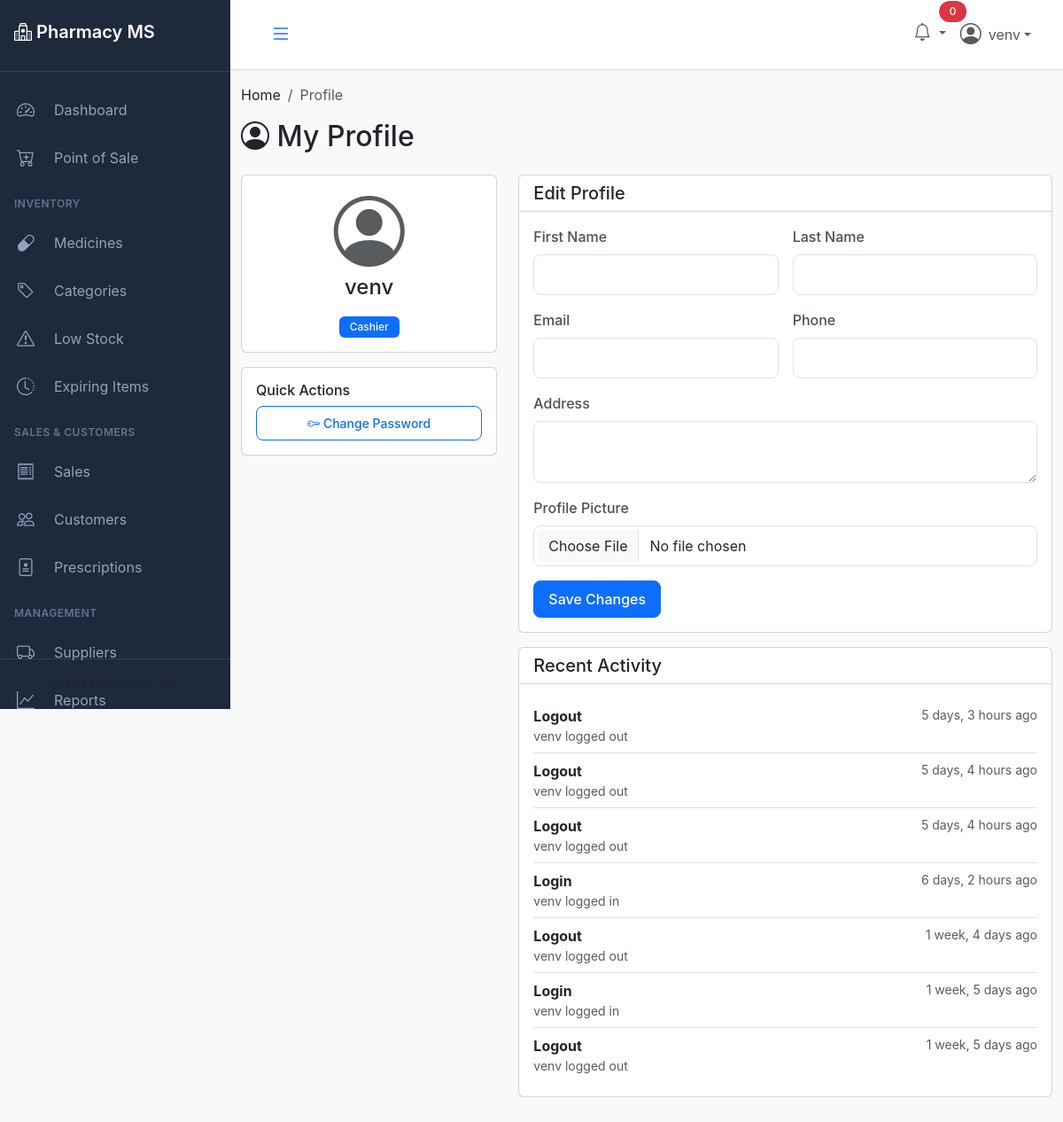
/profile/ (signed in), run on an earlier commit of the app's database.
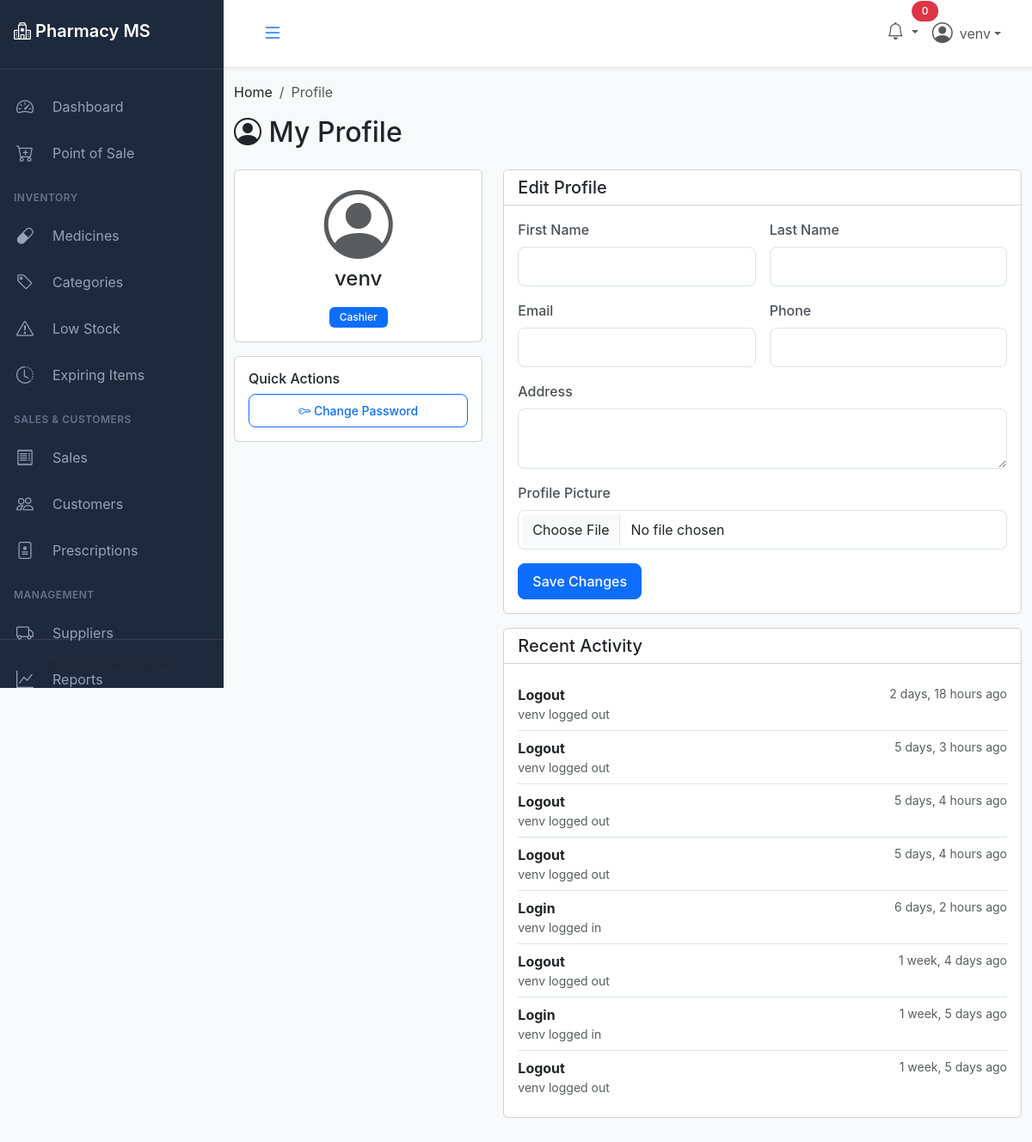
And on a later commit of the database.
### accounts/models.py (models this page shows, shortened)
class UserActivity(models.Model):
    ACTION_CHOICES = (
        ('login', 'Login'),
        ('logout', 'Logout'),
        ('create', 'Create'),
        ('update', 'Update'),
        ('delete', 'Delete'),
        ('sale', 'Sale Transaction'),
    )
    user = models.ForeignKey(User, on_delete=models.CASCADE, related_name='activities')
    action = models.CharField(max_length=20, choices=ACTION_CHOICES)
    description = models.TextField()
    ip_address = models.GenericIPAddressField(null=True, blank=True)
    user_agent = models.TextField(blank=True)
    timestamp = models.DateTimeField(auto_now_add=True)
    class Meta:
        db_table = 'user_activities'
        verbose_name = 'User Activity'
        verbose_name_plural = 'User Activities'
        ordering = ['-timestamp']

### accounts/views.py (the view, shortened to what this page needs)
# urls.py: path('profile/', views.profile_view, name='profile'),
@login_required
def profile_view(request):
    recent_activity = UserActivity.objects.filter(
        user=request.user
    ).order_by('-timestamp')[:10]
    context = {
        'recent_activity': recent_activity,
    }
    return render(request, 'accounts/profile.html', context)

### accounts/models.py (called while the page is built)
    def get_full_name(self):
        return f"{self.first_name} {self.last_name}".strip() or self.username

### templates/accounts/profile.html (shortened to what the changed rows need)
{% extends 'base.html' %}
{% load static %}
{% block content %}
<h2 class="mb-4"><i class="bi bi-person-circle"></i> My Profile</h2>
<div class="row">
    <div class="col-lg-8">
        <div class="card mt-3">
            <div class="card-body">
                <div class="list-group list-group-flush">
                    {% for activity in recent_activity %}
                    <div class="list-group-item px-0">
                        <div class="d-flex justify-content-between">
                            <div>
                                <strong>{{ activity.get_action_display }}</strong>
                                <p class="mb-0 small text-muted">{{ activity.description }}</p>
                            </div>
                            <small class="text-muted">{{ activity.timestamp|timesince }} ago</small>
                        </div>
                    </div>
                    {% endfor %}
                </div>
            </div>
        </div>
    </div>
</div>
{% endblock %}

What changed in the data, as far as the page shows it:
added UserActivity: action "Logout", description "venv logged out", timestamp "2 days, 18 hours"
